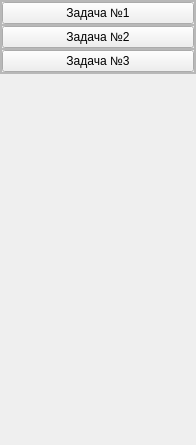
               <widget class="QWidget" name="page_2">
                <property name="geometry">
                 <rect>
                  <x>0</x>
                  <y>0</y>
                  <width>196</width>
                  <height>445</height>
                 </rect>
                </property>
                <attribute name="icon">
                 <iconset>
                  <normaloff>icons/down.svg</normaloff>icons/down.svg</iconset>
                </attribute>
                <attribute name="label">
                 <string>Задачи</string>
                </attribute>
                <layout class="QVBoxLayout" name="verticalLayout_11">
                 <property name="spacing">
                  <number>0</number>
                 </property>
                 <property name="leftMargin">
                  <number>0</number>
                 </property>
                 <property name="topMargin">
                  <number>0</number>
                 </property>
                 <property name="rightMargin">
                  <number>0</number>
                 </property>
                 <property name="bottomMargin">
                  <number>0</number>
                 </property>
                 <item alignment="Qt::AlignTop">
                  <widget class="QFrame" name="frame_14">
                   <property name="frameShape">
                    <enum>QFrame::StyledPanel</enum>
                   </property>
                   <property name="frameShadow">
                    <enum>QFrame::Raised</enum>
                   </property>
                   <layout class="QVBoxLayout" name="verticalLayout_10">
                    <property name="spacing">
                     <number>0</number>
                    </property>
                    <property name="leftMargin">
                     <number>0</number>
                    </property>
                    <property name="topMargin">
                     <number>0</number>
                    </property>
                    <property name="rightMargin">
                     <number>0</number>
                    </property>
                    <property name="bottomMargin">
                     <number>0</number>
                    </property>
                    <item>
                     <widget class="QFrame" name="frame_20">
                      <property name="frameShape">
                       <enum>QFrame::StyledPanel</enum>
                      </property>
                      <property name="frameShadow">
                       <enum>QFrame::Raised</enum>
                      </property>
                      <layout class="QVBoxLayout" name="verticalLayout_17">
                       <property name="spacing">
                        <number>0</number>
                       </property>
                       <property name="leftMargin">
                        <number>0</number>
                       </property>
                       <property name="topMargin">
                        <number>0</number>
                       </property>
                       <property name="rightMargin">
                        <number>0</number>
                       </property>
                       <property name="bottomMargin">
                        <number>0</number>
                       </property>
                       <item>
                        <widget class="QPushButton" name="Task1_button">
                         <property name="layoutDirection">
                          <enum>Qt::LeftToRight</enum>
                         </property>
                         <property name="autoFillBackground">
                          <bool>false</bool>
                         </property>
                         <property name="text">
                          <string>Задача №1</string>
                         </property>
                        </widget>
                       </item>
                      </layout>
                     </widget>
                    </item>
                    <item>
                     <widget class="QFrame" name="frame_19">
                      <property name="frameShape">
                       <enum>QFrame::StyledPanel</enum>
                      </property>
                      <property name="frameShadow">
                       <enum>QFrame::Raised</enum>
                      </property>
                      <layout class="QVBoxLayout" name="verticalLayout_16">
                       <property name="spacing">
                        <number>0</number>
                       </property>
                       <property name="leftMargin">
                        <number>0</number>
                       </property>
                       <property name="topMargin">
                        <number>0</number>
                       </property>
                       <property name="rightMargin">
                        <number>0</number>
                       </property>
                       <property name="bottomMargin">
                        <number>0</number>
                       </property>
                       <item>
                        <widget class="QPushButton" name="Task2_button">
                         <property name="text">
                          <string>Задача №2</string>
                         </property>
                        </widget>
                       </item>
                      </layout>
                     </widget>
                    </item>
                    <item>
                     <widget class="QFrame" name="frame_18">
                      <property name="frameShape">
                       <enum>QFrame::StyledPanel</enum>
                      </property>
                      <property name="frameShadow">
                       <enum>QFrame::Raised</enum>
                      </property>
                      <layout class="QVBoxLayout" name="verticalLayout_15">
                       <property name="spacing">
                        <number>0</number>
                       </property>
                       <property name="leftMargin">
                        <number>0</number>
                       </property>
                       <property name="topMargin">
                        <number>0</number>
                       </property>
                       <property name="rightMargin">
                        <number>0</number>
                       </property>
                       <property name="bottomMargin">
                        <number>0</number>
                       </property>
                       <item>
                        <widget class="QPushButton" name="Task3_button">
                         <property name="text">
                          <string>Задача №3</string>
                         </property>
                        </widget>
                       </item>
                      </layout>
                     </widget>
                    </item>
                   </layout>
                  </widget>
                 </item>
                </layout>
               </widget>
